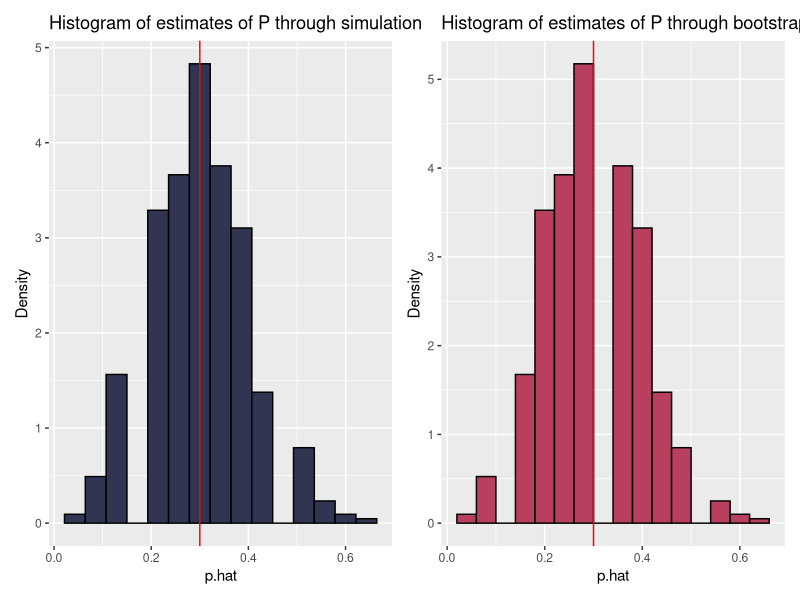

R code for this plot:
rm(list=ls())
library(ggplot2)
library(patchwork)
library(dplyr)
set.seed(seed=987654321)
P=0.3 #parameters
R=1000 #simulation number
B=100#boostrap number
n=20 #sample size
 
#simulation===============================================
data=data.frame(p=replicate(R,mean(rbinom(n,1,P))))
                          #generating sample proportions 
p.est.simu=mean(data[,1]);p.est.simu
se.p.simu=sqrt((R-1)/R)*sd(data[,1]);se.p.simu
                          #calculate SE of the sample proportion
g1=ggplot(data,aes(x=p))+
        geom_histogram(aes(y=..density..),bins=15,
                       fill="#313552",colour="black")+
        geom_vline(xintercept=P,colour="red")+
        labs(x="p.hat",y="Density",
             title="Histogram of estimates of P through simulation")
                          #histogram of p in simulation

#bootstrap===============================================
p.boot=array(0)
se.p.star=array(0)
for(i in 1:R) #simulation loop
{
        p.star=array(0) #bootstrap p initialization
        x=rbinom(n,1,P) #original sample
        for(j in 1:B) #bootstrap loop
        {
                x.star=sample(x,n,replace=T)
                               #bootstrap data
                p.star[j]=mean(x.star)
                               #bootstrap p
        }
        se.p.star[i]=sqrt((B-1)/B)*sd(p.star) 
                               #SE of the SE of p
        p.boot[i]=mean(p.star)
                               #estimates of p
}
p.est.boot=mean(p.boot);p.est.boot
se.p.boot=mean(se.p.star);se.p.boot
                        #estimate of SE of p
data=data%>%
        mutate(p.boot=p.boot)
g2=ggplot(data,aes(x=p))+
        geom_histogram(aes(y=..density..),fill="#B8405E",
                       bins=16,colour="black")+
        geom_vline(xintercept=0.3,colour="red")+
        labs(x="p.hat",y="Density",
             title="Histogram of estimates of P through bootstrap")
                        #histogram of x-bar in bootstrapping 
g1+g2
#theoretical SE of p==================================
se.p.orig=sqrt(P*(1-P)/n);se.p.orig
